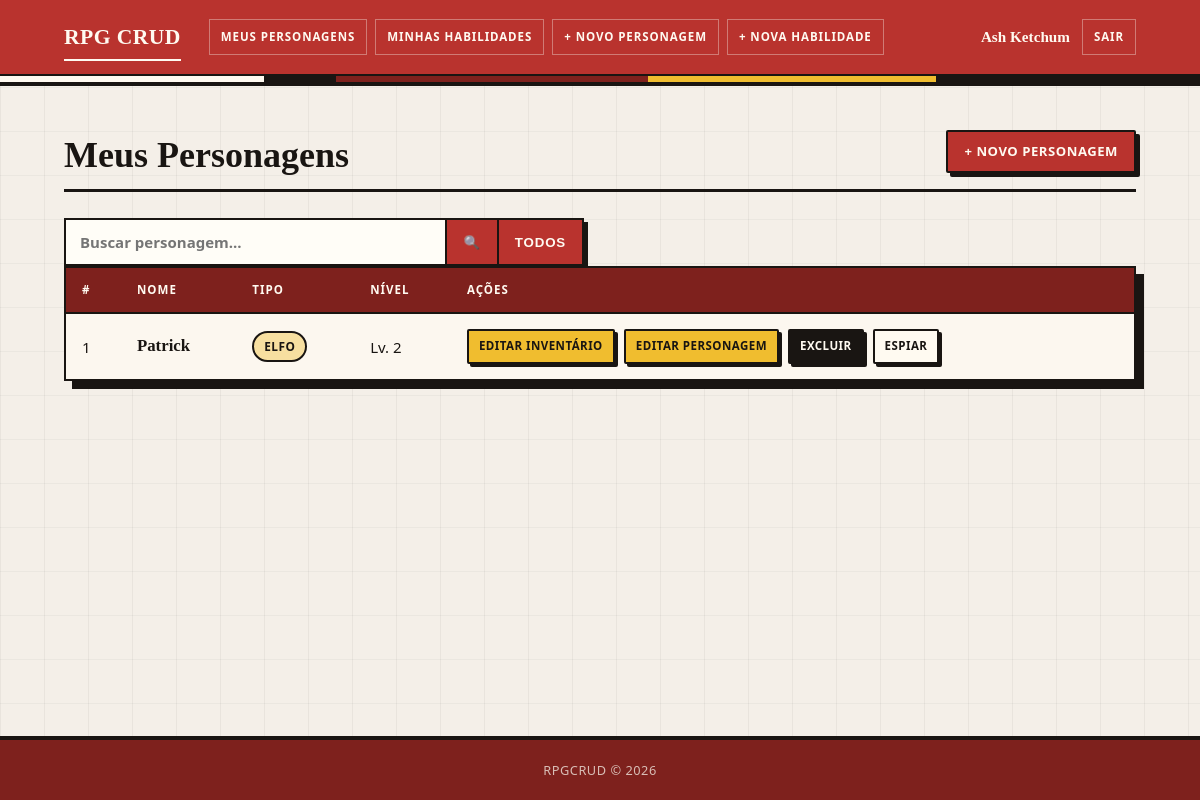
The page /pages/index.php (signed in) on the database as committed earlier.
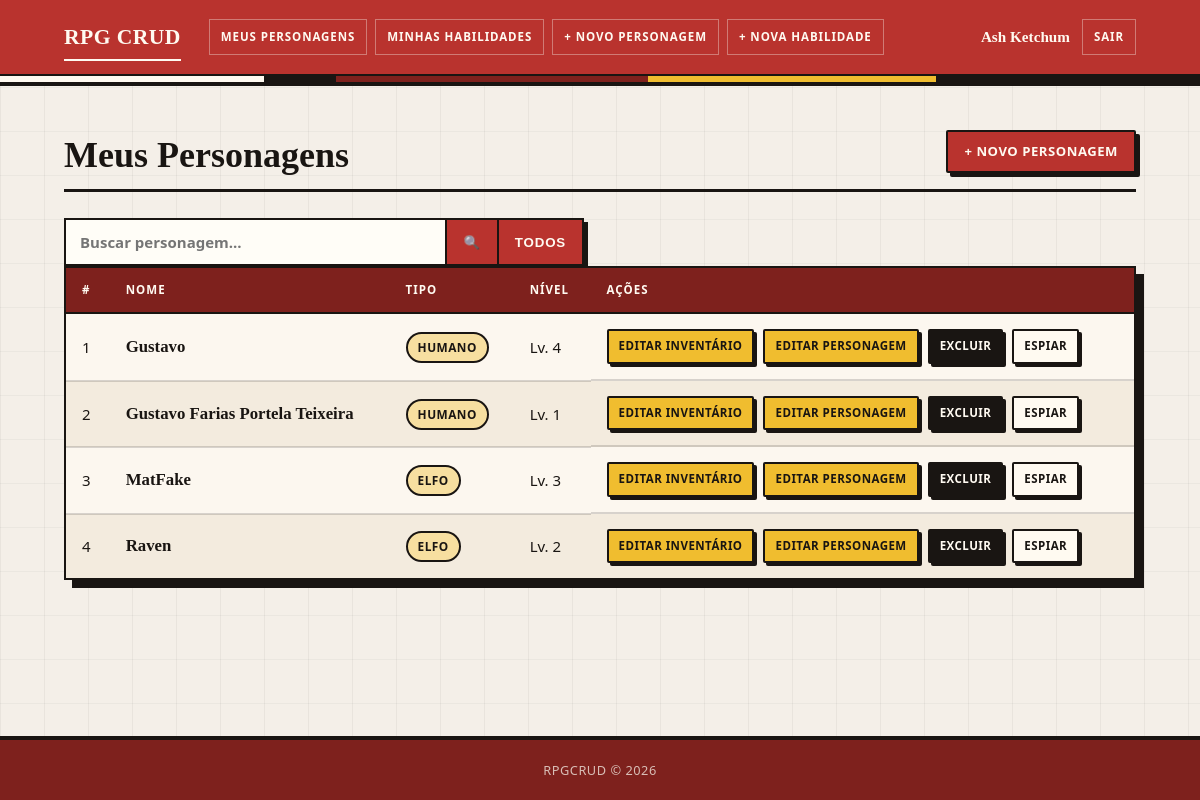
The same page on the database as committed later.
### tables this page shows
CREATE TABLE `personagem` (
  `id_usuario` int(11) DEFAULT NULL,
  `id` int(11) NOT NULL,
  `nome` varchar(100) NOT NULL,
  `idade` int(11) DEFAULT NULL,
  `raca` varchar(40) NOT NULL,
  `nivel` int(11) NOT NULL,
  `agilidade` int(11) NOT NULL,
  `forca` int(11) NOT NULL,
  `intelecto` int(11) NOT NULL,
  `constituicao` int(11) NOT NULL,
  `carisma` int(11) NOT NULL,
  `magia` int(11) NOT NULL,
  `aparencia` varchar(255) DEFAULT NULL,
  `deletado` tinyint(1) NOT NULL DEFAULT 0
);

### config/database.php (called while the page is built, shortened)
<?php
function getConexao(): PDO {
    $dsn = "mysql:host=" . DB_HOST . ";dbname=" . DB_NAME . ";charset=" . DB_CHARSET;
    $opcoes = [
        PDO::ATTR_ERRMODE            => PDO::ERRMODE_EXCEPTION,
        PDO::ATTR_DEFAULT_FETCH_MODE => PDO::FETCH_ASSOC,
        PDO::ATTR_EMULATE_PREPARES   => false,
    ];
    return new PDO($dsn, DB_USER, DB_PASS, $opcoes);
}

### repository/PersonagemRepository.php (called while the page is built, shortened)
<?php
require_once __DIR__ . '/../config/database.php';
require_once __DIR__ . '/../entity/Personagem.php';
class PersonagemRepository {
    private PDO $pdo;
    public function __construct() {
        $this->pdo = getConexao();
    }
    public function listarPorUsuario(int $usuarioId): array {
        $stmt = $this->pdo->prepare(
            'SELECT * FROM personagem WHERE id_usuario = :idu ORDER BY nome ASC'
        );
        $stmt->execute([':idu' => $usuarioId]);
        $lista = [];
        foreach ($stmt->fetchAll() as $dados) {
            $lista[] = new Personagem($dados);
        }
        return $lista;
    }
}

### entity/Personagem.php (called while the page is built, shortened)
<?php
class Personagem {
    private int    $id;
    private string $nome;
    private string $raca;
    private int    $nivel;
    public function __construct(array $dados) {
        $this->id                = (int) ($dados['id']       ?? 0);
        $this->nome              =        $dados['nome']       ?? '';
        $this->raca              =        $dados['raca'] ?? '';
        $this->nivel             = (int) ($dados['nivel']        ?? 0);
        $this->forca             = (int) ($dados['forca']       ?? 0);
        $this->intelecto         = (int) ($dados['intelecto']      ?? 0);
        $this->constituicao      = (int) ($dados['constituicao'] ?? 0);
        $this->carisma           = (int) ($dados['carisma']        ?? 0);
        $this->magia             = (int) ($dados['magia']       ?? 0);
    }
    public function getId():              int    { return $this->id; }
    public function getNome():            string { return $this->nome; }
    public function getRaca():            string { return $this->raca; }
    public function getNivel():           int    { return $this->nivel; }
}

### pages/index.php (the view, shortened to what this page needs)
<?php
require_once __DIR__ . '/../repository/PersonagemRepository.php';
$repo = new PersonagemRepository();
$personagens = $repo->listarPorUsuario($_SESSION['id_usuario']);
require_once __DIR__ . '/../includes/header.php';
?>
<div class="page-header">
  <h2>Meus Personagens</h2>
  <a href="personagem_create.php" class="btn btn-primary">+ Novo Personagem</a>
</div>
<div>
  <form class="search-bar" method="GET" action="index.php">
    <input type="search" name="pesquisa" placeholder="Buscar personagem...">
    <button type="submit">🔍</button>
    <button type="submit" id="limpar" name="limpar">Todos</button>
  </form>
</div>
<?php if (empty($personagens)): ?>
  <div class="empty-state">
    <p>Você ainda não cadastrou nenhum personagem.</p>
    <a href="personagem_create.php" class="btn btn-primary">Cadastrar agora</a>
  </div>
<?php else: ?>
  <div class="table-wrapper">
    <table class="data-table">
      <thead>
        <tr>
          <th>#</th>
          <th>Nome</th>
          <th>Tipo</th>
          <th>Nível</th>
          <th>Ações</th>
        </tr>
      </thead>
      <tbody>
        <?php foreach ($personagens as $indice => $personagem): ?>
          <tr>
            <td><?= $indice + 1 ?></td>
            <td><strong><?= htmlspecialchars($personagem->getNome()) ?></strong></td>
            <td><span class="badge badge-raça"><?= htmlspecialchars($personagem->getRaca()) ?></span></td>
            <td>Lv. <?= $personagem->getNivel() ?></td>
            <td class="acoes">
              <a href="inventario_edit.php?id=<?= $personagem->getId() ?>" class="btn btn-sm btn-editar">Editar Inventário</a>
              <a href="personagem_edit.php?id=<?= $personagem->getId() ?>" class="btn btn-sm btn-editar">Editar Personagem</a>
              <a href="personagem_delete.php?id=<?= $personagem->getId() ?>" class="btn btn-sm btn-excluir">Excluir</a>
              <a href="personagem_espiar.php?id=<?= $personagem->getId() ?>" class="btn btn-sm btn-espiar">Espiar</a>
            </td>
          </tr>
        <?php endforeach; ?>
      </tbody>
    </table>
  </div>
<?php endif; ?>
<?php require_once __DIR__ . '/../includes/footer.php'; ?>

### includes/header.php (shortened to what this page needs)
<!DOCTYPE html>
<html lang="pt-BR">
<head>
  <link rel="stylesheet" href="../assets/style.css" />
</head>
<body>
<header class="site-header">
  <div class="header-inner">
    <a href="../pages/index.php" class="logo">RPG CRUD</a>
    <nav class="nav">
      <a href="../pages/index.php">Meus Personagens</a>
      <a href="../pages/index2.php">Minhas Habilidades</a>
      <a href="../pages/personagem_create.php">+ Novo Personagem</a>
      <a href="../pages/habilidade_create.php">+ Nova Habilidade</a>
    </nav>
    <div class="header-user">
      <?php
        $nomeUser = $_SESSION['usuario_nome'] ?? 'Usuário';
      ?>
      <span class="user-name">
        <?= htmlspecialchars($nomeUser) ?>
      </span>
      <a href="../pages/logout.php" class="btn-logout">Sair</a>
    </div>
  </div>
</header>
<main class="container">

### includes/footer.php
</main>
<footer class="site-footer">
  <div class="footer-inner">
    <p>RPGCRUD &copy; <?= date('Y') ?></p>
  </div>
</footer>
</body>
</html>

Rows that differ between the two databases and show on the page:
removed personagem: nome "Patrick", raca "ELFO", nivel "2"
added personagem: nome "Gustavo", raca "HUMANO", nivel "4"
added personagem: nome "Gustavo Farias Portela Teixeira", raca "HUMANO", nivel "1"
added personagem: nome "MatFake", raca "ELFO", nivel "3"
added personagem: nome "Raven", raca "ELFO", nivel "2"
